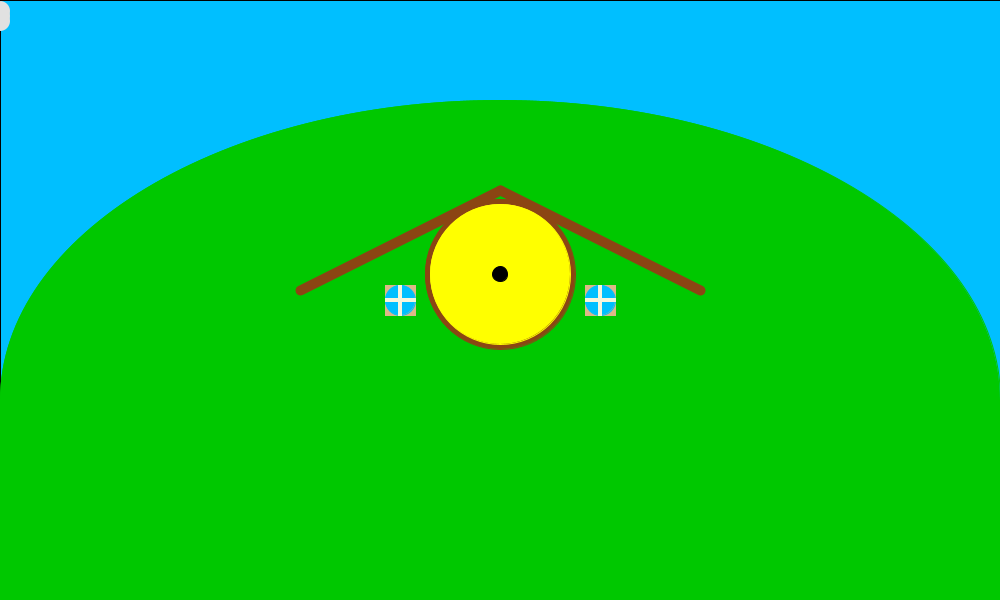
Frame 1 (no input)
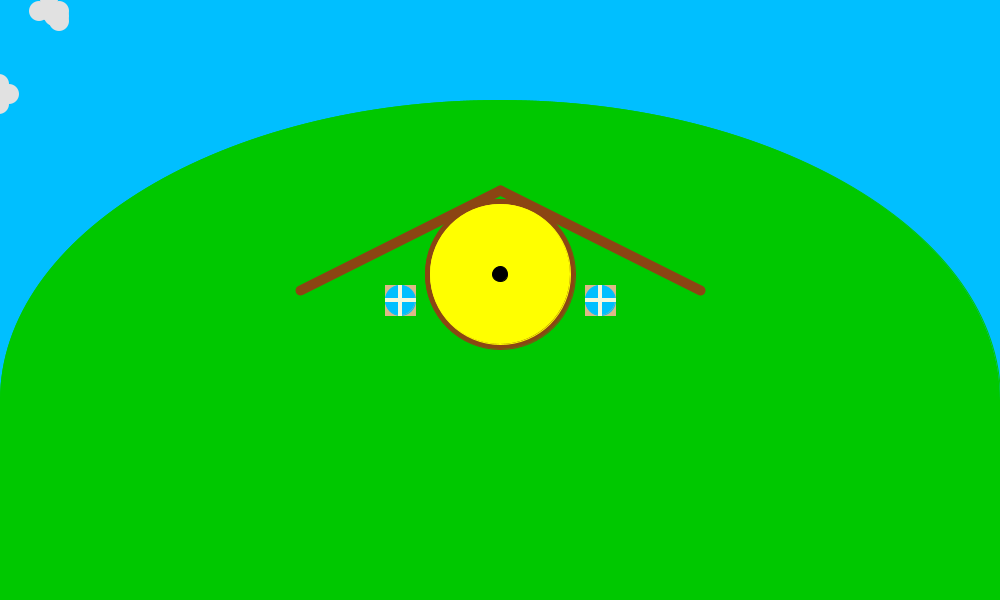
Frame 60 (the mouse pressed at the canvas centre just before this capture)
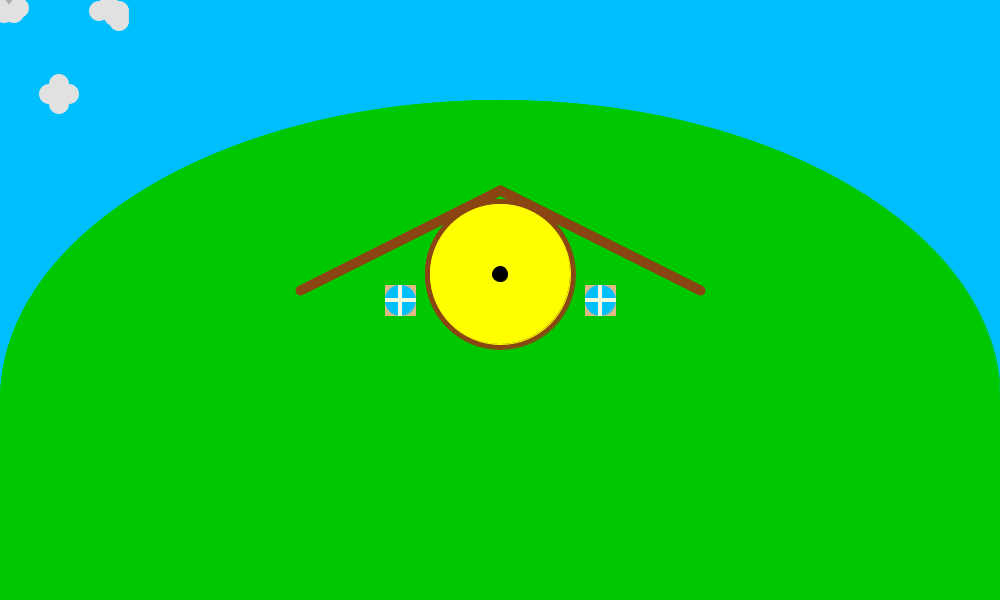
Frame 120 (the mouse held since frame 60 and released just before this capture)

The Processing sketch that drew these frames (run headless with seeded random() and noise(); from frame 60 on, the mouse is pressed at the canvas centre):

// Processing sketch: processing_130351
// ── processing_130351.pde

int w = 1000;
int h = 600;
int y = int(random(0, h/5));
int x = int(random(-10, -100));
int w1 = -10;
int w2 = 510;
int grass = color(0, 200, 0);
int yellow = color(255, 255, 0);
int brown = color(139, 69, 19);
int skyblue = color(0, 191, 255);

ArrayList<Cloud> clouds;
Cloud c, c1, c2, c3, c4, c5, c6;


void setup() {
  size(1000, 600);
  ellipseMode(CENTER);
  rectMode(CENTER);
  clouds = new ArrayList<Cloud>();
  /*if (keyPressed == true) {
    if (key == 'a') {
      c = new Cloud(w1, int(random(0, 20)));
      clouds.add(c);
    }
  }*/
  c = new Cloud(-10, int(random(0, h/5))-20);
  c1 = new Cloud(-60, int(random(0, h/5)-20));
  c2 = new Cloud(-110, int(random(0, h/5))-20);
  c3 = new Cloud(-160, int(random(0, h/5))-20);
  c4 = new Cloud(-210, int(random(0, h/5))-20);
  c5 = new Cloud(-260, int(random(0, h/5))-20);
  c6 = new Cloud(-310, int(random(0, h/5))-20);
  clouds.add(c);
  clouds.add(c1);
  clouds.add(c2);
  clouds.add(c3);
  clouds.add(c4);
  clouds.add(c5);
  clouds.add(c6);
}

void draw() {
  background(255);
  house();
  c.dispay(2);
  c.wind();
  c1.dispay(1);
  c1.wind();
  c2.dispay(3);
  c2.wind();
  c3.dispay(1);
  c3.wind();
  c4.dispay(3);
  c4.wind();
  c5.dispay(2);
  c5.wind();
  c6.dispay(3);
  c6.wind();
}

void house() {
  int H = (h/2)+100;
  int windowCenterX1 = w/5*2;
  int windowCenterX2 = (w/5)*3;
  fill(skyblue);
  rect(w/2, h/2, w, h);

  //draw the hill
  fill(grass);
  stroke(grass);
  arc(w/2, H, w, h, PI, TWO_PI);
  rect(w/2, ((h/4)*3)+100, w, 300);

  //draw the house
  fill(brown);
  stroke(brown);
  strokeWeight(10);
  line(w/2-200, h/2-10, w/2, 190);
  line(w/2, 190, w-300, h/2-10);
  /*fill(brown);
   stroke(brown);
   strokeWeight(1);
   triangle(20, h/2-5, w/2, 140, w-20, h/2-5);
   rect(w/2, h/2+25, w-44, 60);*/

  //draw the windows
  strokeWeight(1);
  fill(222, 184, 135);
  stroke(222, 184, 135);
  rect(windowCenterX1, h/2, 30, 30);
  rect(windowCenterX2, h/2, 30, 30);
  fill(skyblue);
  stroke(skyblue);
  ellipse(windowCenterX1, h/2, 30, 30);
  ellipse(windowCenterX2, h/2, 30, 30);
  fill(245, 245, 220);
  stroke(245, 245, 220);
  rect(windowCenterX1, h/2, 30, 3);
  rect(windowCenterX1, h/2, 3, 30);
  rect(windowCenterX2, h/2, 30, 3);
  rect(windowCenterX2, h/2, 3, 30);

  //draw the door
  fill(brown);
  stroke(brown);
  ellipse(w/2, (h/2)-26, 150, 150);
  fill(yellow);
  stroke(yellow);
  ellipse(w/2, (h/2)-26, 140, 140);
  fill(0);
  stroke(0);
  ellipse(w/2, (h/2)-26, 15, 15);
  //line(w/2, 149, w/2, 299);
}

class Cloud {
  int x, y, type;
  int savedTime = millis();
  int timeCheck = savedTime/100;

  //constructor
  Cloud(int myX, int myY) {
    x = myX;
    y = myY;
  }
  
  int cloudType () {
    int rand = int(random(1,3));
    if (rand == 1) {
      type = 1;
    }
    else if (rand == 2) {
      type = 2;
    }
    else if (rand == 3) {
      type = 3;
    }
    return type;
  }

  void dispay(int type) {
    fill(225);
    noStroke();
    if (type == 1) {
      cloud1(x, y);
    }
    else if (type == 2) {
      cloud2(x, y);
    }
    else if (type == 3) {
      cloud3(x, y);
    }
  }
  
  void cloud1(int i, int j) {
    fill(225);
    noStroke();
    ellipse(i, j, 20, 20);
    ellipse(i-10, j, 20, 20);
    ellipse(i, j-10, 20, 20);
    ellipse(i+10, j, 20, 20);
    ellipse(i, j+10, 20, 20);
  }
  
  void cloud2(int i, int j) {
    fill(225);
    noStroke();
    ellipse(i, j, 20, 20);
    ellipse(i+5, j+5, 20, 20);
    ellipse(i+10, j, 20, 20);
    ellipse(i+10, j+5, 20, 20);
    ellipse(i+10, j+10, 20, 20);
    ellipse(i-10, j, 20, 20);
    ellipse(i, j-15, 20, 20);
  }
  
  void cloud3(int i, int j) {
    fill(175);
    noStroke();
    ellipse(i, j, 20, 20);
    fill(225);
    noStroke();
    ellipse(i+10, j, 20, 20);
    ellipse(i-10, j, 20, 20);
    ellipse(i+5, j+5, 20, 20);
    ellipse(i-5, j+5, 20, 20);
  }

  void wind() {
    if (x <= w) {
      x += 1;
    }
    if (x == w) {
      x = 0;
    }
  }
}
